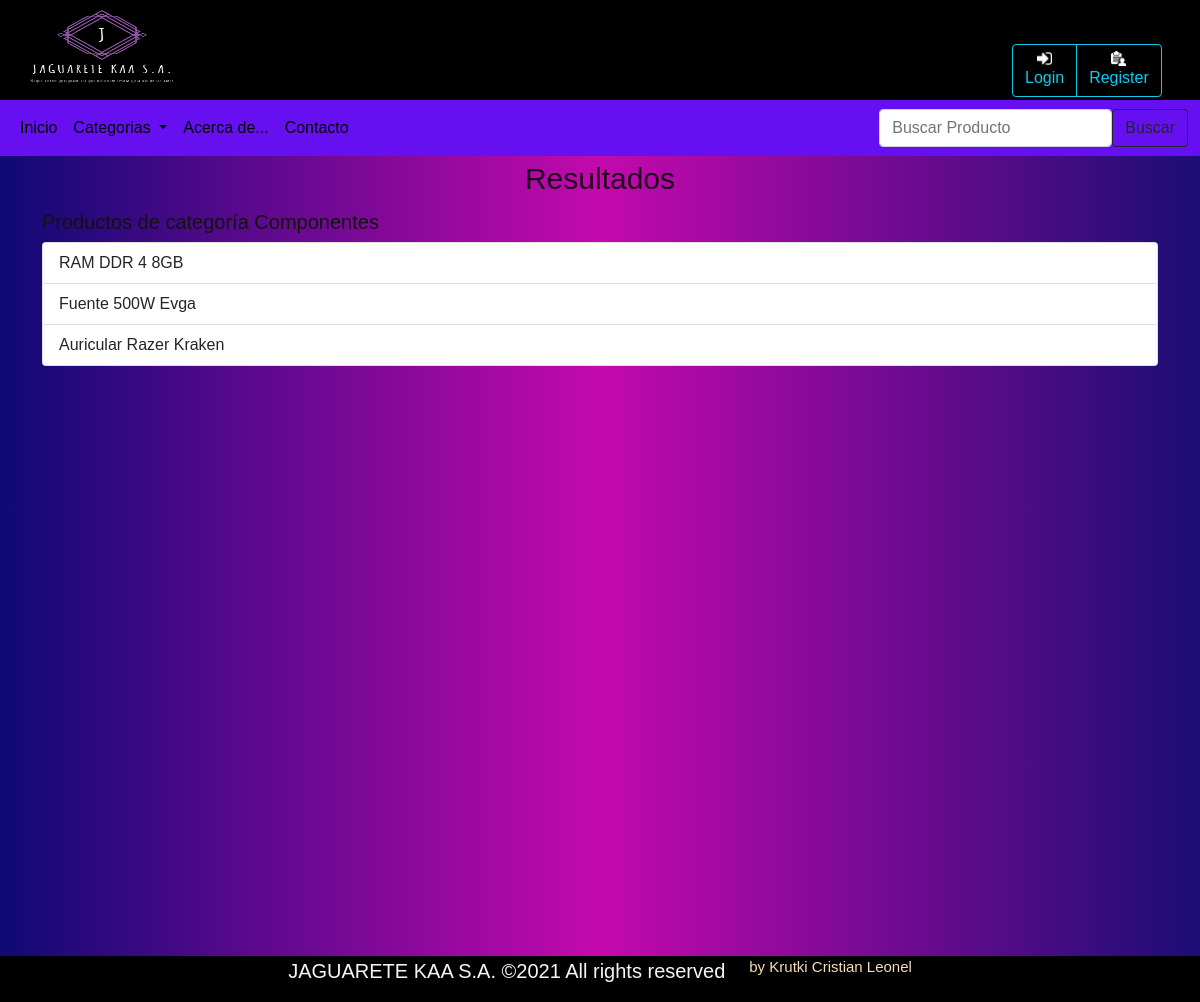
/JAGWEB/search/1, run on an earlier commit of the app's database.
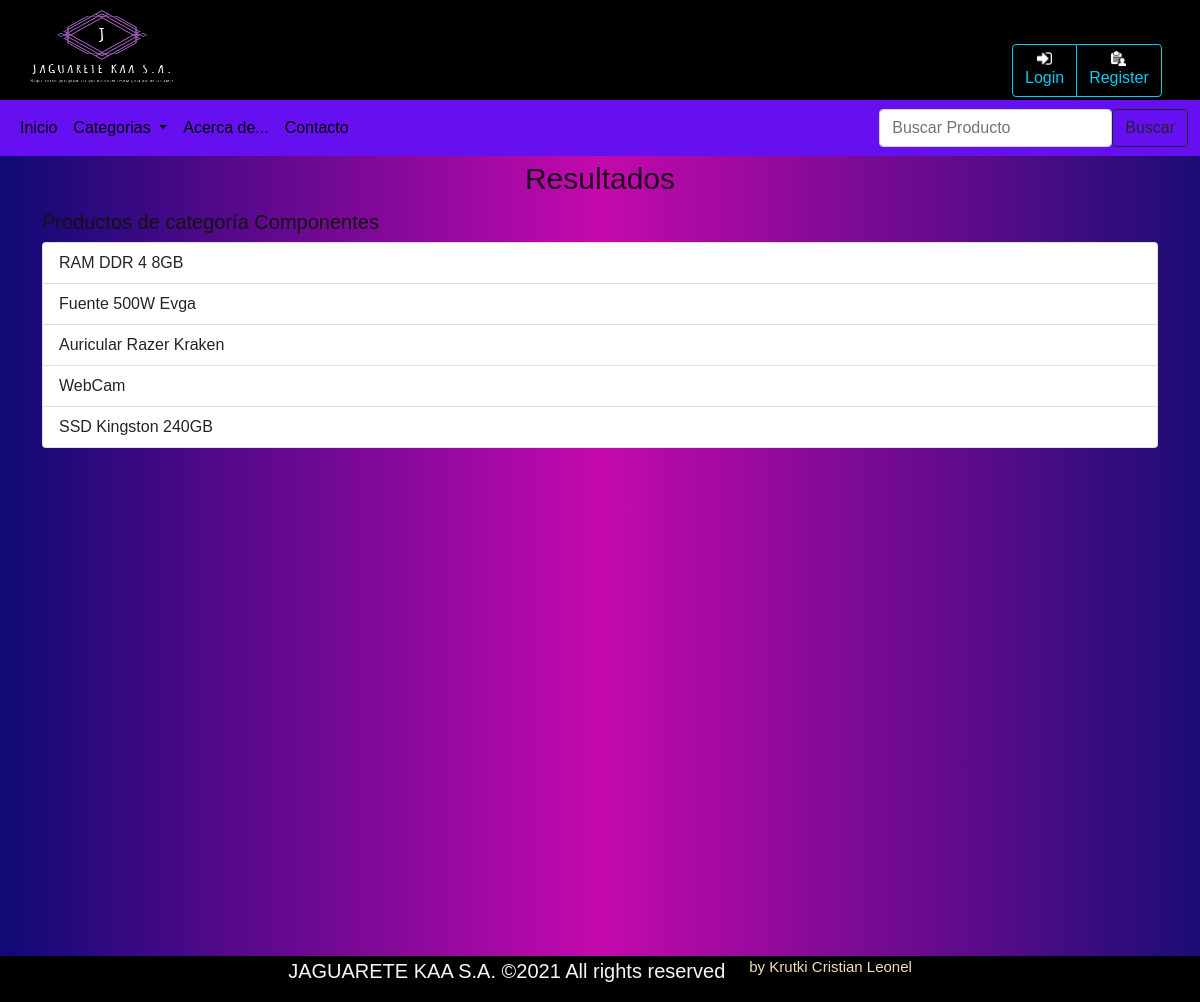
And on a later commit of the database.
### JAGWEB/models.py (models this page shows, shortened)
class Producto (models.Model):
    nombre = models.CharField(max_length=180) #nombre del producto 180 caracteres max
    descripcion = models.TextField() #descripcion breve del producto 250 caracteres
    categoria = models.ForeignKey(Categoria,on_delete=models.CASCADE,related_name="categ") #categoria referenciada
    precio=models.DecimalField(max_digits=10, decimal_places=2) #precio del producto en float
    imagen= models.ImageField(upload_to='products/', default='products/default.png')   #imagen del producto

### JAGWEB/views.py (the view)
# urls.py: path('search/<int:id_category>', views.search_category, name="search_category"),
def search_category(request, id_category):
    return render(request, "producto/searchResoult.html", {
        'una_categoria': Categoria.objects.get(id=id_category),
        'lst_productos': Producto.objects.filter(categoria=id_category)
    })

### JAGWEB/context_processors.py (called while the page is built)
def cat_menu(request):
    categorias = Categoria.objects.all()
    return{
        'list_category': categorias
    }

def importe_total_carrito (request):
    total=0
    if request.user.is_authenticated:
        for key, value in request.session['carrito'].items():
            total=total+(float(value["precio"])*value["cantidad"])
    return {"importe_total_carrito":total}

def cantidad_productos (request):
    cantidad=0
    if request.user.is_authenticated:
        cantidad = len(request.session['carrito'])
    return{"cantidad_productos":cantidad}

### JAGWEB/templates/producto/searchResoult.html
{% extends "layout.html" %} {% load static %} {% block body %}
<div class="container container-fluid">
    <h1>Resultados</h1>
    {% if una_categoria %}
    <h2 style="color:rgb(19, 17, 17);font-family: Verdana, Geneva, Tahoma, sans-serif;font-size: 20px;">Productos de categor&iacute;a {{una_categoria.nombre}} </h2>
    {% else %}
    <h2 style="color:rgb(19, 17, 17);font-family: Verdana, Geneva, Tahoma, sans-serif;font-size: 20px;">Productos relacionados</h2>
    {% endif %} {% if lst_productos %}
    <div class="list-group">
        {% for un_producto in lst_productos %}
        <a href="{% url 'product' un_producto.id %}" class="list-group-item list-group-item-action">{{un_producto.nombre}}</a> {% endfor %}
    </div>
    {% else %}
    <h2 style="color:rgb(19, 17, 17);font-family: Verdana, Geneva, Tahoma, sans-serif;font-size: 20px;">La b&uacute;squeda no tuvo resultados </h2>
    {% endif %}
</div>
{% endblock %}

What changed in the data, as far as the page shows it:
added Producto: nombre "WebCam"
added Producto: nombre "SSD Kingston 240GB"
